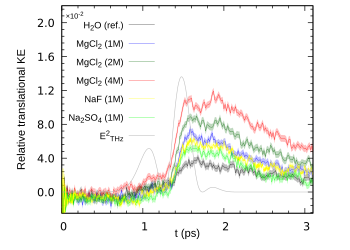

Write the gnuplot code that produced this figure.
set encoding utf8 
set terminal postscript enhanced 
set terminal postscript eps size 3.5,3 enhanced color \
    font 'Arial,10'  linewidth 1
##set key box lw 1
set key width 0.5 height 0.5
set key font 'Arial,10'
set key spacing 1.8
set key left top


set terminal postscript eps enhanced size 3.5in,2.8in
set output 'Fig2.eps'


set style fill transparent solid 0.25 # partial transparency
set style fill noborder # no separate top/bottom lines

set terminal pdfcairo enhanced size 3.5in,2.5in
#set term png truecolor  # or "set term pngcairo"
set output 'translational-KE.pdf'

#set style fill transparent solid 0.13 # partial transparency
#set style fill noborder # no separate top/bottom lines

set size 1,1

NZ=2000
NX=2000
SCALE=0.2

set lmargin 7
set rmargin 2

# Axes
set xr [0:NZ] #Time /16
set mytics 5
set mxtics

# Multiplot
set multiplot layout 1,1 rowsfirst

#----------------
#-  running average
#----------------

# number of points in moving average
n = 1

# initialize the variables
do for [i=1:n] {
    eval(sprintf("back%d=0", i))
}

# build shift function (back_n = back_n-1, ..., back1=x)
shift = "("
do for [i=n:2:-1] {
    shift = sprintf("%sback%d = back%d, ", shift, i, i-1)
} 
shift = shift."back1 = x)"
# uncomment the next line for a check
# print shift

# build sum function (back1 + ... + backn)
sum = "(back1"
do for [i=2:n] {
    sum = sprintf("%s+back%d", sum, i)
}
sum = sum.")"
# uncomment the next line for a check
# print sum

# define the functions like in the gnuplot demo
# use macro expansion for turning the strings into real functions
samples(x) = $0 > (n-1) ? n : ($0+1)
avg_n(x) = (shift_n(x), @sum/samples($0))
shift_n(x) = @shift


#----------------
#-  shade object
#----------------

#set style rect fc lt -1 fs transparent solid .1 noborder lc rgb "gray90"
#set obj rect from 700, graph 0 to 2300, graph 1


unset label
set tmargin at screen 0.98; set bmargin at screen 0.15

set size 0.9, 1
set origin 0.033, 0.0

set xrange [0:3.1]
set xtics
set format x
set xtics 0,1,4
set ylabel 'Relative translational KE' font 'Arial,12'
set yrange [-0.0025:0.022]
set ytics -0.006, 0.002, 0.024
set xlabel "t (ps)" font 'Arial,12'
set label gprintf('×10^{%T}',0.01) at graph 0.0, screen 0.94 offset 0.55,0 font 'Arial,8'
set format y '%.1t'  # Format for 'y' values using mantissa  

set xlabel "t (ps)" font 'Arial,12' offset 0.0,1


f(x) = (x)**2

c=1
plot "twater/KEtransfer.dat" using ($1*0.001):(avg_n($3*c+0.0006+0.0008)) title       "H_2O (ref.)" with line ls 1 lc rgb "black" lw 0.2 dt 1,\
     'twater/KEtransfer.dat' using ($1*0.001):((avg_n($3*c+0.0006+0.0008+0.0004))):((avg_n($3*c+0.0006+0.0008-0.0004))) with filledcurves lc "black" notitle,\
     "tmgcl2-1mol/KEtransfer.dat" using ($1*0.001):(avg_n($3*c+0.0006+0.0008)) title       "MgCl_2 (1M)" with line ls 1 lc rgb "blue" lw 0.2 dt 1,\
     'tmgcl2-1mol/KEtransfer.dat' using ($1*0.001):((avg_n($3*c+0.0006+0.0008+0.0004))):((avg_n($3*c+0.0006+0.0008-0.0004))) with filledcurves lc "blue" notitle,\
     "tmgcl2-2mol/KEtransfer.dat" using ($1*0.001):(avg_n($3*c+0.0006+0.0008)) title       "MgCl_2 (2M)" with line ls 1 lc rgb "dark-green" lw 0.2 dt 1,\
     'tmgcl2-2mol/KEtransfer.dat' using ($1*0.001):((avg_n($3*c+0.0006+0.0008+0.0004))):((avg_n($3*c+0.0006+0.0008-0.0004))) with filledcurves lc "dark-green" notitle,\
     "tmgcl2-4mol/KEtransfer.dat" using ($1*0.001):(avg_n($3*c+0.0006+0.0008)) title       "MgCl_2 (4M)" with line ls 1 lc rgb "red" lw 0.2 dt 1,\
     'tmgcl2-4mol/KEtransfer.dat' using ($1*0.001):((avg_n($3*c+0.0006+0.0008+0.0004))):((avg_n($3*c+0.0006+0.0008-0.0004))) with filledcurves lc "red" notitle,\
     "tnaf/KEtransfer.dat" using ($1*0.001):(avg_n($3*c+0.0006+0.0008)) title       "NaF (1M)" with line ls 1 lc rgb "yellow" lw 0.2 dt 1,\
     'tnaf/KEtransfer.dat' using ($1*0.001):((avg_n($3*c+0.0006+0.0008+0.0004))):((avg_n($3*c+0.0006+0.0008-0.0004))) with filledcurves lc "yellow" notitle,\
     "tna2so4/KEtransfer.dat" using ($1*0.001):(avg_n($3*c+0.0006+0.0008)) title       "Na_2SO_4 (1M)" with line ls 1 lc rgb "green" lw 0.2 dt 1,\
     'tna2so4/KEtransfer.dat' using ($1*0.001):((avg_n($3*c+0.0006+0.0008+0.0004))):((avg_n($3*c+0.0006+0.0008-0.0004))) with filledcurves lc "green" notitle,\
      "pulse.dat" using ($1*0.001):(f($2)*10000) title "E^2_{THz}"  with line ls 1 lc rgb "gray" lw 0.8

unset multiplot
unset output
